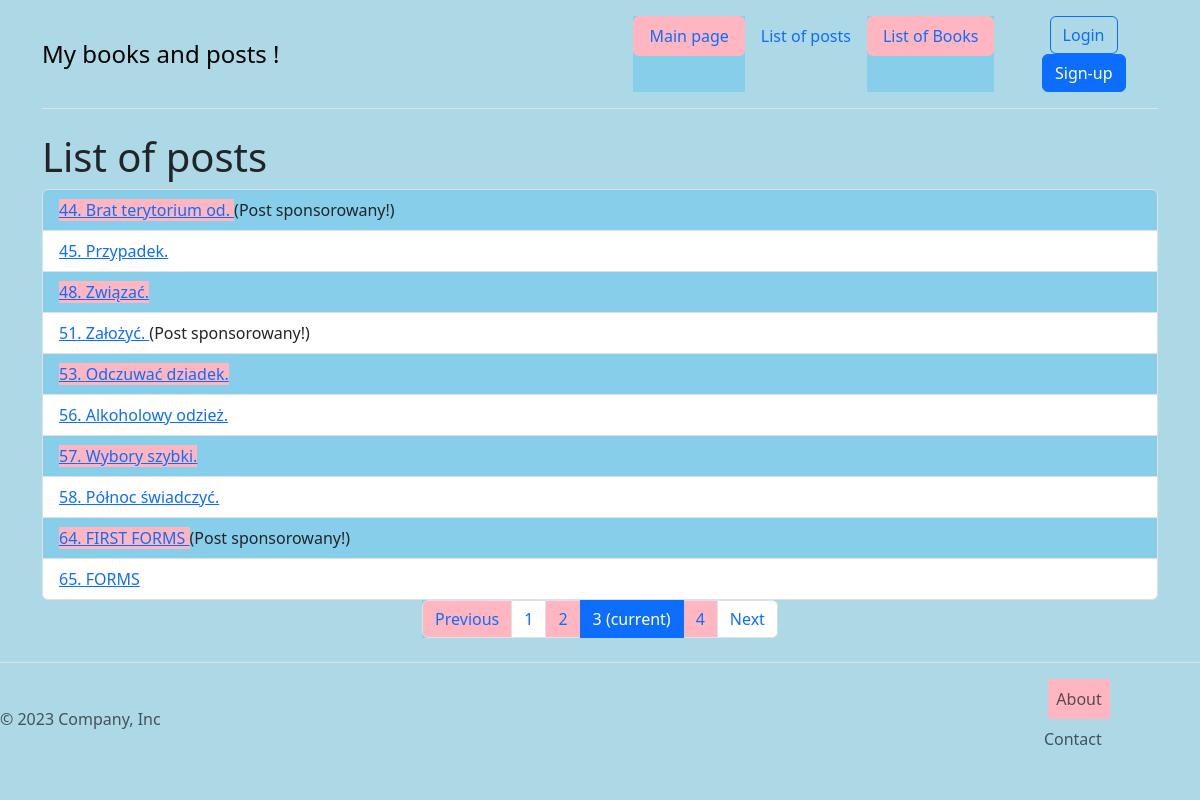
The page /posts/?page=3 on the database its author committed.
### posts/models.py (models this page shows, shortened)
class Timestamped(models.Model, CheckAgeMixin):
    created = models.DateTimeField(auto_now_add=True)
    modified = models.DateTimeField(auto_now_add=True)
    class Meta:
        abstract = True

class Post(Timestamped):
    title = models.CharField(verbose_name='Tytuł' ,max_length=250)
    content = models.TextField(verbose_name='Treść')
    published = models.BooleanField(verbose_name='Opublikowany', default=False)
    sponsored = models.BooleanField(verbose_name='Sponsorowany', default=False)
    author = models.ForeignKey("auth.User", on_delete=models.CASCADE, related_name="posts")
    tags = models.ManyToManyField("tags.Tag", related_name="posts")
    categories = models.ManyToManyField(Category, related_name='posts', blank=True)
    example_file = models.FileField(upload_to='posts/examples/', blank=True, null=True)
    image = models.ImageField(upload_to="posts/images/%Y/%m/%d", null=True, blank=True)

### posts/views.py (the view)
# urls.py: path('', posts_list, name='list'),
def posts_list(request):
    posts = Post.objects.filter(published=True)
    q = request.GET.get("q")
    if q:
        posts = posts.filter(title__icontains=q)
    paginator = Paginator(posts, 10)
    page_number = request.GET.get('page')
    posts_list = paginator.get_page(page_number)
    context = {'posts_list': posts_list}
    return render(request, 'posts/list.html', context)

### posts/templates/posts/list.html
{% extends 'base.html' %}
{% load static %}
{% block styles %}
<link href="{% static 'posts/css/style.css' %}" rel="stylesheet">
{% endblock %}
{% block content %}
    <h1> List of posts </h1>
    <ul class="list-group">
        {% for post in posts_list %}
            <li class="list-group-item">
                <a href="{% url 'posts:details' post.id %}"> {{ post.id }}. {{ post.title }} </a>
                {% if post.sponsored %}
                    (Post sponsorowany!)
                {% endif %}
            </li>
        {% endfor %}
    </ul>
<nav aria-label="Page navigation">
     <ul class="pagination justify-content-center">
         {% if posts_list.has_previous %}
         <li class="page-item">
            <a class="page-link" href="?page={{ posts_list.previous_page_number }}">Previous</a>
         </li>
         {% else %}
         <li class="page-item disabled">
            <a class="page-link" href="#" tabindex="-1" aria-disabled="True">Previous</a>
         </li>
             {% endif %}
             {% for i in posts_list.paginator.page_range %}
             {% if posts_list.number == i %}
         <li class="page-item active" aria-current="page">
         <span class="page-link">
             {{ i }}
             <span class="sr-only">(current)</span>
         </span>
         </li>
             {% else %}
             <li class="page-item"><a class="page-link" href="?page={{ i }}">{{ i }}</a></li>
             {% endif %}
             {% endfor %}
             {% if posts_list.has_next %}
             <li class="page-item">
             <a class="page-link" href="?page={{ posts_list.next_page_number }}">Next</a>
         </li>
             {% else %}
             <li class="page-item disabled">
             <a class="page-link" href="#" tabindex="-1" aria-disabled="True">Next</a>
         </li>
         {% endif %}
    </ul>
</nav>
{% endblock %}

### main/static/main/css/style.css (style rules this page uses)
body { background-color: #fff; }

### posts/static/posts/css/style.css (style rules this page uses)
body { background-color: lightblue; }
ul { list-style-type: none; }
ul li:nth-child(odd) { background-color: skyblue; }
ul li:nth-child(odd) a { background-color: lightpink; }
li:nth-child(odd) a { background-color:lavender; }

### rows shown on the page
Post: id "44", title "Brat terytorium od.", sponsored "(Post sponsorowany!)"
Post: id "45", title "Przypadek."
Post: id "48", title "Związać."
Post: id "51", title "Założyć.", sponsored "(Post sponsorowany!)"
Post: id "53", title "Odczuwać dziadek."
Post: id "56", title "Alkoholowy odzież."
Post: id "57", title "Wybory szybki."
Post: id "58", title "Północ świadczyć."
Post: id "64", title "FIRST FORMS", sponsored "(Post sponsorowany!)"
Post: id "65", title "FORMS"

### other values the page prints
{{ i }} "1" "2" "4"
{{ i }} "3"
